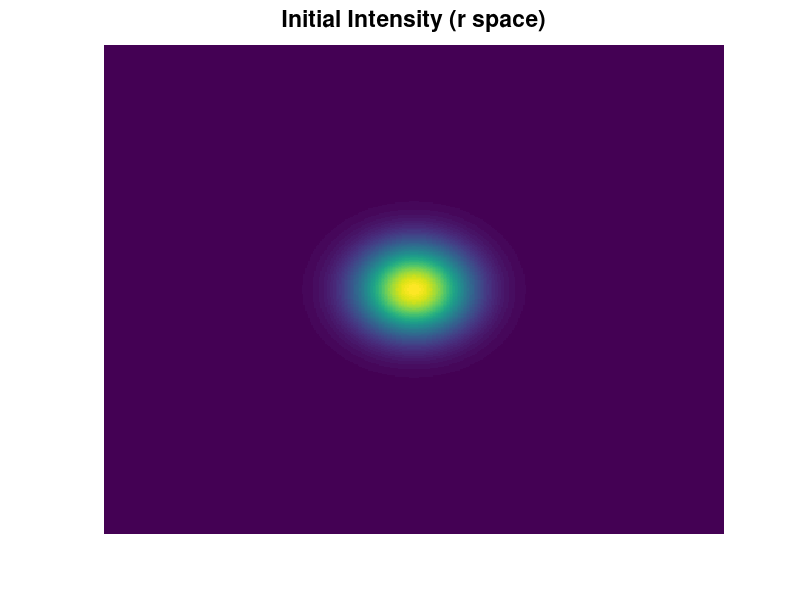
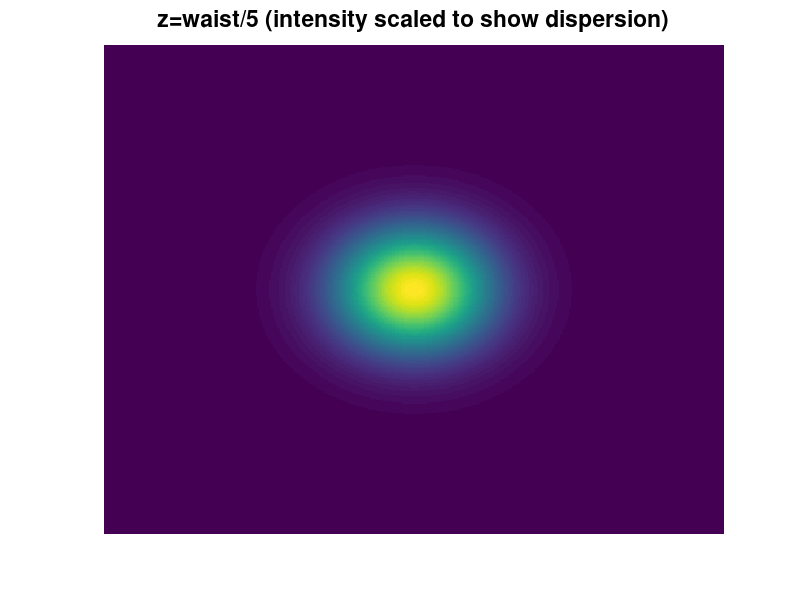

MATLAB code for these plots, in order:
%%%%%% a2_linear_prop
%%%%%% R. Matt Leone, Fall 2007
%%%%%% This program demonstrates linear propagation
%%%%%% of light along z via the paraxial equation.
close all; clear all; format short; clc;
%% Inputs, size in microns.
waist = 10;
lambda = 1;
r_obstacle = 3;
z_max = pi*waist^2/lambda / 4;
extend_factor = 4;
angular_momentum = 1; %% L for Laguerre term.
%% Functions to create input field.
f_gauss = inline('(exp(-(X.^2+Y.^2)/waist.^2))','X','Y','waist');
f_laguerre = inline('(X+sqrt(-1)*Y).^L','X','Y','L');
f_mask = inline('1-exp(-((X.^2+Y.^2)/r_obstacle.^2).^16)','X','Y','r_obstacle');
%% Tricky scaling section.
n_points = 200;
x_max = waist / 2 * extend_factor;
dx = 2 * x_max / n_points;
k_max = pi / dx;
dk = k_max / n_points * 2;
dz = z_max;
Vx = dx*[-n_points:n_points];
[X,Y] = meshgrid(Vx,Vx);
Vk = ifftshift(dk*[-n_points:n_points]); %% DFT shift here.
[Kx,Ky] = meshgrid(Vk,Vk);
k_wave_number = 2 * pi / lambda;
Kz = -(Kx.^2 + Ky.^2) / (2 * k_wave_number);
Freq_Shift = exp(sqrt(-1) * dz * Kz);
%% Get fields.
Field = zeros(size(X));
Field(:,:) = f_gauss(X,Y,waist);
%Field(:,:) = f_gauss(X,Y,waist).*f_laguerre(X,Y,angular_momentum).*f_mask(X,Y,r_obstacle);
Field = Field ./ max(max(Field));
%% Propagate
figure(1);
imagesc(abs(Field.^2),[0 1]);
set(gca,'FontSize',15);
axis off;
title('Initial Intensity (r space)');
Field = fft2(ifft2(Field).*Freq_Shift);
Field = Field ./ max(max(Field));
figure(2);
imagesc(abs(Field.^2),[0 1]);
set(gca,'FontSize',15);
axis off;
title('z=waist/5 (intensity scaled to show dispersion)');